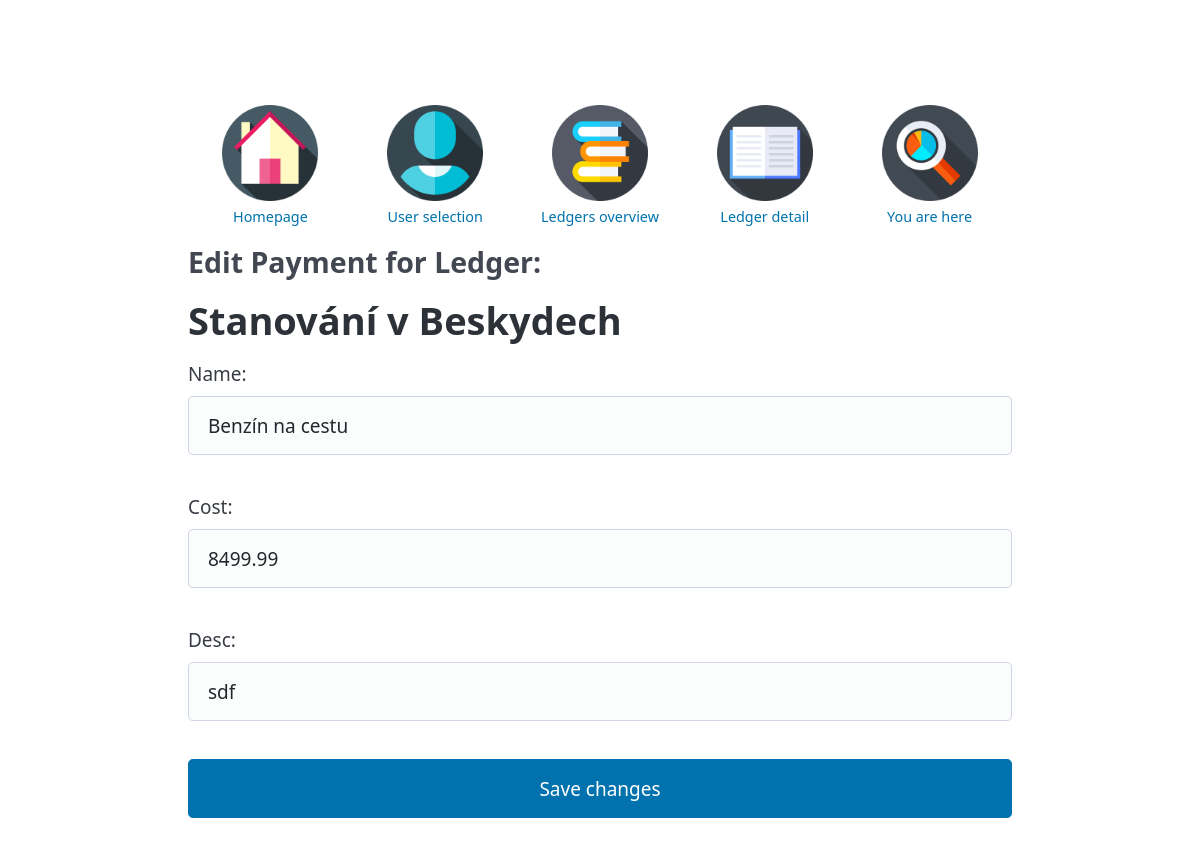
The app's page /payment_detail/1/2/3/edit/, older data.
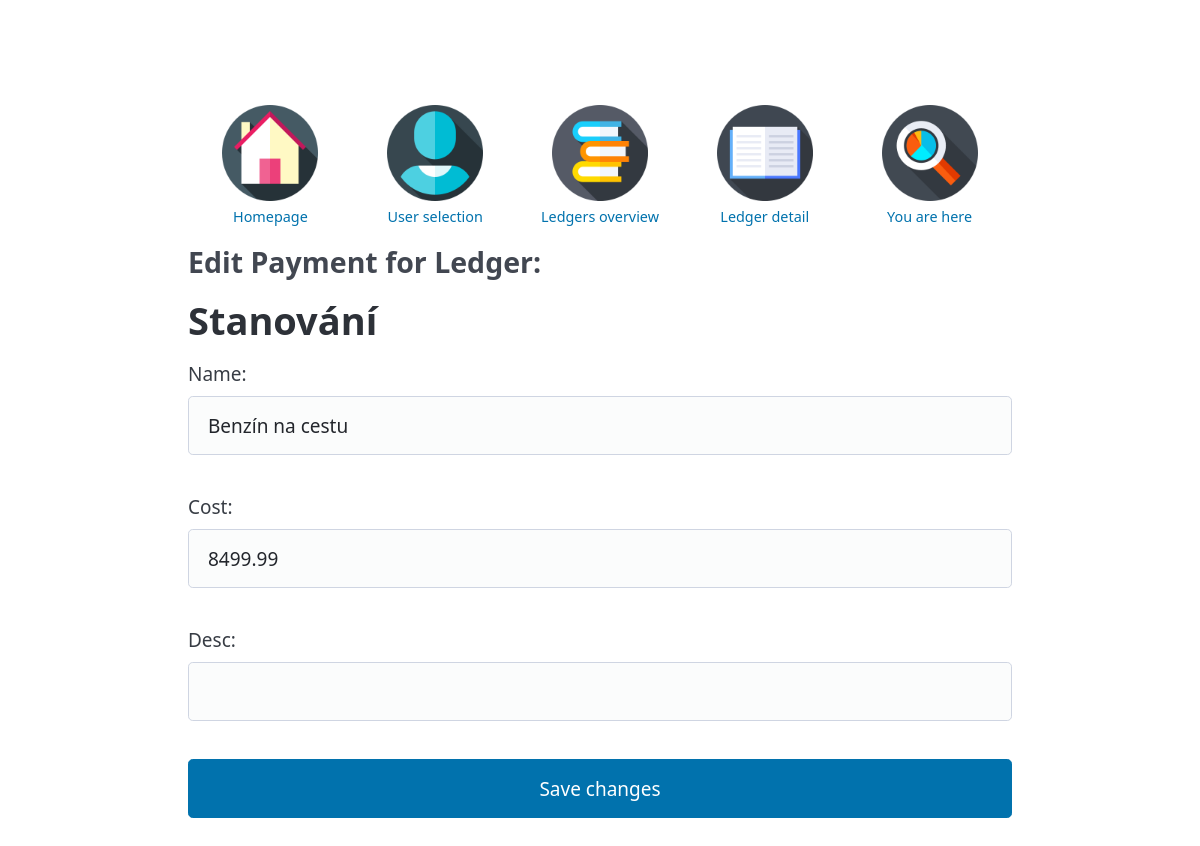
The same page, newer data.
### Bill_2_split/models.py (models this page shows, shortened)
class AbstractBase(models.Model):
    name = models.CharField(max_length=100)
    slug = models.SlugField(max_length=100, blank=True)
    desc = models.CharField(max_length=2000, blank=True)
    class Meta:
        abstract = True

class Ledger(AbstractBase):
    user = models.ForeignKey(User, on_delete=models.PROTECT)

class Payment(AbstractBase):
    user = models.ForeignKey(User, on_delete=models.PROTECT)
    ledger = models.ForeignKey(Ledger, on_delete=models.PROTECT)
    entry_time = models.DateTimeField(default=datetime.now)
    cost = models.DecimalField(max_digits=10, decimal_places=2)
    payment_time = models.DateTimeField(default=datetime.now)

### Bill_2_split/views.py (the view, shortened to what this page needs)
class PaymentEditView(UpdateView):
    model = Payment
    template_name = 'Bill_2_split/payment_edit.html'
    fields = ['name', 'cost', 'desc']
    def get_object(self, queryset=None):
        payment_pk = self.kwargs.get('payment_pk')
        return get_object_or_404(Payment, pk=payment_pk)
    def get_context_data(self, **kwargs):
        context = super().get_context_data(**kwargs)
        user_id = self.kwargs.get('user_pk')
        context['user'] = get_object_or_404(User, pk=user_id)
        context['ledger'] = self.object.ledger
        return context

### Bill_2_split/templates/Bill_2_split/payment_edit.html (shortened to what this page needs)
{% extends 'Bill_2_split/_base.html' %}
{% block Bill_2_split_content %}
{% load static %}
<nav id="horni-nav">
    <ul>
    <li><a href="{% url 'Bill_2_split:IndexView' %}">
            <img src="{% static 'Bill_2_split/icons/home_page.png' %}"><span>Homepage</span></a></li>
    <li><a href="{% url 'Bill_2_split:UserView' %}">
            <img src="{% static 'Bill_2_split/icons/user.png' %}"><span>User selection</span></a></li>
    <li><a href="{% url 'Bill_2_split:ListOfLedgersView' user.pk %}">
            <img src="{% static 'Bill_2_split/icons/ledgers.png' %}"><span>Ledgers overview</span></a></li>
    <li><a href="{% url 'Bill_2_split:LedgerDetailView' ledger.pk user.pk %}">
            <img src="{% static 'Bill_2_split/icons/ledger.png' %}"><span>Ledger detail</span></a></li>
    <li><a href="#">
            <img src="{% static 'Bill_2_split/icons/glass.png' %}"><span>You are here</span></a></li>
    </ul>
</nav>
<h3>Edit Payment for Ledger:</h3>
<h1>{{ ledger.name }}</h1>
<form method="post">
    {{ form.as_p }}
    <button type="submit">Save changes</button>
</form>
{% endblock %}

Row changes from the older to the newer data that the page shows:
changed Ledger: name "Stanování v Beskydech" → "Stanování"
changed Payment "Benzín na cestu": desc "sdf" → (not shown)
